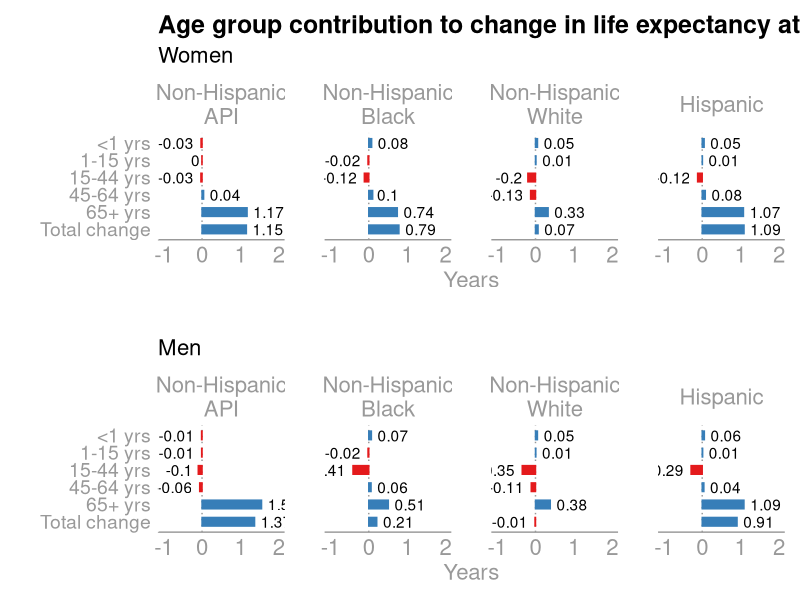
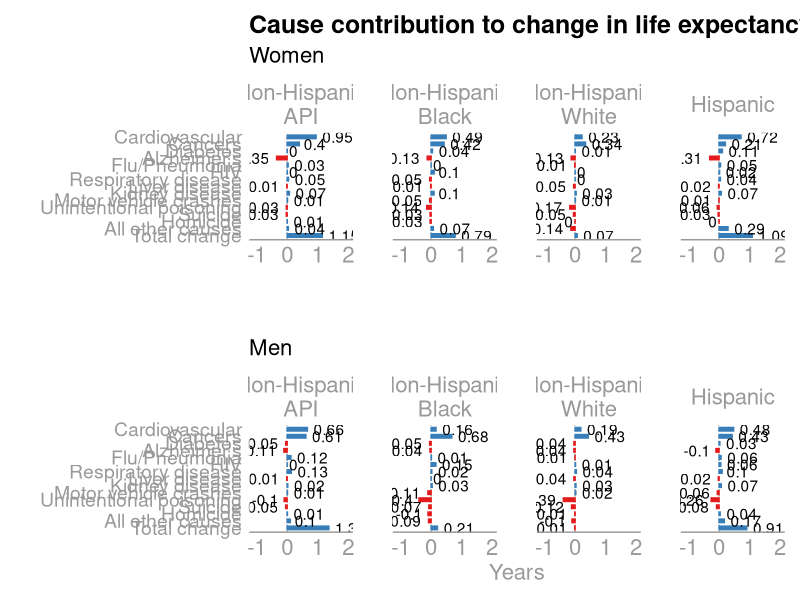
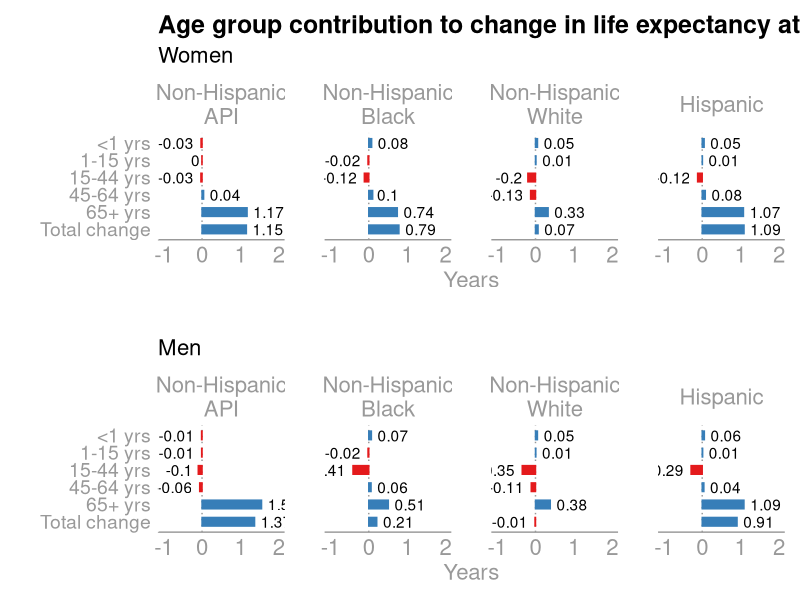
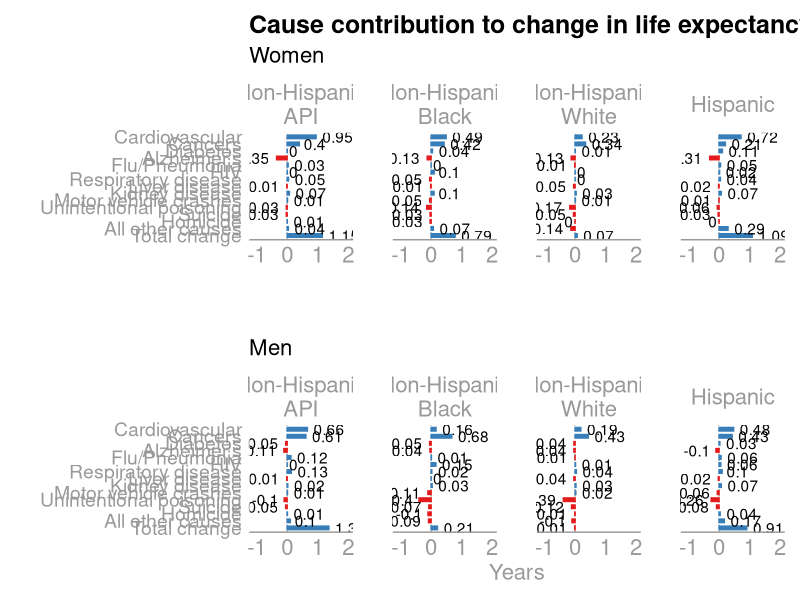

Source code (R) for these figures, in order:
#  program:  le-decomp-2010-2018.R
#  task:     le decomposition graphs
#  input:    le-age-cause-decomp-2010-2018.csv
#  output:   le-age-decomp-2010-2018.png, le-cause-decomp-2010-2018.png
#  project:  ARPH Life Expectancy
#  author:   sam harper \ 2020-06-24

# 0
# load libraries
library(tidyverse)
library(here)
library(ggrepel)
library(patchwork)

here::here()

##### 1  #####
## Read in raw data and label it

# Raw data
rawd <- read_csv(here("data", "le-age-cause-decomp-2010-2018.csv"))

# summarize by age group
rawt <- rawd %>%
  group_by(sex, race, age) %>%
  summarise(total = sum(cont) * -1 )

# separate grouping for the total
tot <- aggregate(rawt$total, list(sex = rawt$sex, race = rawt$race), FUN = sum )
tot$age <- 12
colnames(tot)[3] <- "total"

# bind together
raw <- rawt %>%
  bind_rows(tot)

# gender as factor
raw$gender <- recode_factor(raw$sex, `1`= "Women", 
  `2`= "Men")

# race-ethnicity as factor
raw$raceeth <- recode_factor(raw$race, `1`= "Non-Hispanic\nAPI", 
  `2`= "Non-Hispanic\nBlack", `3`= "Non-Hispanic\nWhite", 
  `4`= "Hispanic")

# age as factor (4 broad groups)
raw$age4f <- recode_factor(raw$age, `1` = "<1 yrs", `2` = " 1-15 yrs", 
  `3` = " 1-15 yrs", `4` = "15-44 yrs", `5` = "15-44 yrs",
  `6` = "15-44 yrs", `7` = "45-64 yrs", `8` = "45-64 yrs", 
  `9` = "65+ yrs", `10` = "65+ yrs", `11` = "65+ yrs",
  `12` = "Total change")

# summarize by 4 age groups
raw4 <- raw %>%
  group_by(gender, raceeth, age4f) %>%
  summarise(total = sum(total))


##### 2  #####
## Plot options and style

stheme <- theme_classic() + theme(plot.title = element_text(size = 18, face = "bold"), plot.subtitle = element_text(size=16)) + theme(axis.text.x = element_text(size = 16, colour = "grey60"), axis.title.x=element_text(size=16, colour="grey60"), axis.title.y=element_text(size=16, angle=90, colour="grey60"), axis.text.y = element_text(size = 16, colour="grey60"), legend.position="none", panel.grid.major.y = element_line(linetype="dotted", colour="white"), panel.grid.major.x = element_line(colour="white"), panel.grid.minor = element_line(colour="white")) + theme(axis.line.x=element_line(colour="grey60"), axis.line.y=element_line(colour="white"), axis.ticks = element_blank(), strip.text = element_text(size = 16, colour="grey60"), strip.background = element_rect(colour="white"))




##### 3  #####
## Plot of decomposition by age

# women
wr <- ggplot(subset(raw4, gender=="Women")) + 
  geom_vline(xintercept = 0, linetype="dotted", colour="grey60") +
  geom_bar(data=subset(raw4, gender=="Women" & total<0), aes(y=age4f, weight=total), width=0.5, colour = "#e41a1c", fill="#e41a1c") + 
  geom_bar(data=subset(raw4, gender=="Women" & total>=0), aes(y=age4f, weight=total), width=0.5, colour = "#377eb8", fill = "#377eb8") +  
  geom_text(aes(y=age4f, x=total, label = round(total, 2), 
            hjust=ifelse(total > 0, -0.2, 1.2))) +
  facet_wrap(~raceeth, nrow=1) +
  scale_y_discrete(limits = rev(levels(raw4$age4f))) +
  scale_x_continuous(limits=c(-1, 2), breaks=c(-1, 0, 1, 2)) +
  labs(y = "", x = "Years") + 
  ggtitle("Age group contribution to change in life expectancy at birth, 2010-2018", subtitle="Women") +
  stheme + theme(panel.spacing = unit(2, "lines")) +
  theme(axis.text.y = element_text(size = 14))

# men
mr <- ggplot(subset(raw4, gender=="Men")) + 
  geom_vline(xintercept = 0, linetype="dotted", colour="grey60") +
  geom_bar(data=subset(raw4, gender=="Men" & total<0), aes(y=age4f, weight=total), width=0.5, colour = "#e41a1c", fill="#e41a1c") + 
  geom_bar(data=subset(raw4, gender=="Men" & total>=0), aes(y=age4f, weight=total), width=0.5, colour = "#377eb8", fill = "#377eb8") +  
  geom_text(aes(y=age4f, x=total, label = round(total, 2), 
            hjust=ifelse(total > 0, -0.2, 1.2))) +
  facet_wrap(~raceeth, nrow=1) +
  scale_y_discrete(limits = rev(levels(raw4$age4f))) +
  scale_x_continuous(limits=c(-1, 2), breaks=c(-1, 0, 1, 2)) +
  labs(y = "", x = "Years") + 
  ggtitle("", subtitle="Men") +
  stheme + theme(panel.spacing = unit(2, "lines"))+
  theme(axis.text.y = element_text(size = 14))


# put both plots together
pr <- wr / mr 
pr

# export to file
ggsave(here("figures", "le-age-decomp-2010-2018.png"), 
       plot=pr, width=11, height=8.5)



##### 4  #####
##### Plot of decomposition by cause of death

# group by cause
rawt <- rawd %>%
  group_by(sex, race, cod) %>%
  summarise(total = sum(cont) * -1 )

# separate grouping for all causes
tot <- aggregate(rawt$total, list(sex = rawt$sex, race = rawt$race), FUN = sum )
tot$cod <- 15
colnames(tot)[3] <- "total"

# bind together
raw <- rawt %>%
  bind_rows(tot)

# gender as factor
raw$gender <- recode_factor(raw$sex, `1`= "Women", 
  `2`= "Men")

# race-ethnicity as factor
raw$raceeth <- recode_factor(raw$race, `1`= "Non-Hispanic\nAPI", 
  `2`= "Non-Hispanic\nBlack", `3`= "Non-Hispanic\nWhite", 
  `4`= "Hispanic")

# cause of death as factor
raw$codf <- recode_factor(raw$cod, `1` = "Cardiovascular", `2` = " Cancers", 
  `3` = "Diabetes", `4` = "Alzheimer's", `5` = "Flu/Pneumonia",
  `6` = "HIV", `7` = "Respiratory disease", `8` = "Liver disease", 
  `9` = "Kidney disease", `10` = "Motor vehicle crashes", 
  `11` = "Unintentional poisoning", `12` = "Suicide", 
  `13` = "Homicide", `14` = "All other causes", 
  `15` = "Total change")

# summarize by factors
raw15 <- raw %>%
  group_by(gender, raceeth, codf) %>%
  summarise(total = sum(total))



##### 5  #####
##### cause of death plot

# women
w <- ggplot(subset(raw15, gender=="Women")) + 
  geom_vline(xintercept = 0, linetype="dotted", colour="grey60") +
  geom_bar(data=subset(raw15, gender=="Women" & total<0), 
           aes(y=codf, weight=total), width=0.5, colour = "#e41a1c", fill="#e41a1c") + 
  geom_bar(data=subset(raw15, gender=="Women" & total>=0), 
           aes(y=codf, weight=total), width=0.5, colour = "#377eb8", fill = "#377eb8") +  
  geom_text(aes(y=codf, x=total, label = round(total, 2), 
            hjust=ifelse(total > 0, -0.2, 1.2))) +
  facet_wrap(~raceeth, nrow=1) +
  scale_y_discrete(limits = rev(levels(raw15$codf))) +
  scale_x_continuous(limits=c(-1.1, 2), breaks=c(-1, 0, 1, 2)) +
  labs(y = "", x = "") + 
  ggtitle("Cause contribution to change in life expectancy at birth, 2010-2018", subtitle="Women") +
  stheme + theme(panel.spacing = unit(2, "lines")) +
  theme(axis.text.y = element_text(size = 14))
  
# men
m <- ggplot(subset(raw15, gender=="Men")) + 
  geom_vline(xintercept = 0, linetype="dotted", colour="grey60") +
  geom_bar(data=subset(raw15, gender=="Men" & total<0), aes(y=codf, weight=total), width=0.5, colour = "#e41a1c", fill="#e41a1c") + 
  geom_bar(data=subset(raw15, gender=="Men" & total>=0), aes(y=codf, weight=total), width=0.5, colour = "#377eb8", fill = "#377eb8") +  
  geom_text(aes(y=codf, x=total, label = round(total, 2), 
            hjust=ifelse(total > 0, -0.2, 1.2))) +
  facet_wrap(~raceeth, nrow=1) +
  scale_y_discrete(limits = rev(levels(raw15$codf))) +
  scale_x_continuous(limits=c(-1.1, 2), breaks=c(-1, 0, 1, 2)) +
  labs(y = "", x = "Years") + 
  ggtitle("", subtitle="Men") +
  stheme + theme(panel.spacing = unit(2, "lines")) +
  theme(axis.text.y = element_text(size = 14))
  

# put both plots together
p <- w / m 
p

# export to file
ggsave(here("figures", "le-cause-decomp-2010-2018.png"), 
       plot=p, width=11, height=10)

